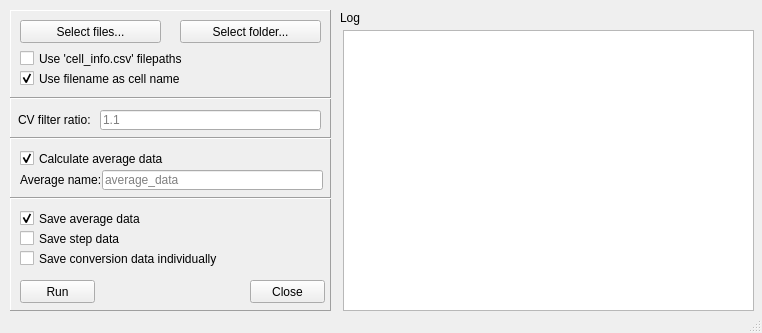
<?xml version="1.0" encoding="UTF-8"?>
<ui version="4.0">
 <class>MainWindow</class>
 <widget class="QMainWindow" name="MainWindow">
  <property name="geometry">
   <rect>
    <x>0</x>
    <y>0</y>
    <width>762</width>
    <height>333</height>
   </rect>
  </property>
  <property name="windowTitle">
   <string>Arbin data processor v0.1</string>
  </property>
  <property name="windowIcon">
   <iconset resource="resources.qrc">
    <normaloff>:/icons/logo_alpha.png</normaloff>:/icons/logo_alpha.png</iconset>
  </property>
  <widget class="QWidget" name="centralwidget">
   <widget class="QFrame" name="frame">
    <property name="geometry">
     <rect>
      <x>10</x>
      <y>10</y>
      <width>321</width>
      <height>301</height>
     </rect>
    </property>
    <property name="frameShape">
     <enum>QFrame::Panel</enum>
    </property>
    <property name="frameShadow">
     <enum>QFrame::Raised</enum>
    </property>
    <widget class="QPushButton" name="files_button">
     <property name="geometry">
      <rect>
       <x>10</x>
       <y>10</y>
       <width>141</width>
       <height>23</height>
      </rect>
     </property>
     <property name="text">
      <string>Select files...</string>
     </property>
    </widget>
    <widget class="QCheckBox" name="cB_textpaths">
     <property name="geometry">
      <rect>
       <x>10</x>
       <y>40</y>
       <width>191</width>
       <height>17</height>
      </rect>
     </property>
     <property name="toolTip">
      <string>Use filepaths contained within 'cell_info.csv'. Files other than 'cell_info.csv' are ignored from initial folder or file selection. </string>
     </property>
     <property name="layoutDirection">
      <enum>Qt::LeftToRight</enum>
     </property>
     <property name="text">
      <string>Use 'cell_info.csv' filepaths</string>
     </property>
     <property name="checked">
      <bool>false</bool>
     </property>
    </widget>
    <widget class="Line" name="line">
     <property name="geometry">
      <rect>
       <x>-10</x>
       <y>120</y>
       <width>341</width>
       <height>16</height>
      </rect>
     </property>
     <property name="orientation">
      <enum>Qt::Horizontal</enum>
     </property>
    </widget>
    <widget class="QCheckBox" name="cB_sv_avg">
     <property name="geometry">
      <rect>
       <x>10</x>
       <y>200</y>
       <width>203</width>
       <height>17</height>
      </rect>
     </property>
     <property name="toolTip">
      <string/>
     </property>
     <property name="text">
      <string>Save average data</string>
     </property>
     <property name="checked">
      <bool>true</bool>
     </property>
    </widget>
    <widget class="QCheckBox" name="cB_sv_step">
     <property name="geometry">
      <rect>
       <x>10</x>
       <y>220</y>
       <width>203</width>
       <height>17</height>
      </rect>
     </property>
     <property name="toolTip">
      <string>Save capacity 'per step' in addition to the default 'per cycle'.</string>
     </property>
     <property name="text">
      <string>Save step data</string>
     </property>
    </widget>
    <widget class="QCheckBox" name="cB_sv_indv">
     <property name="geometry">
      <rect>
       <x>10</x>
       <y>240</y>
       <width>203</width>
       <height>17</height>
      </rect>
     </property>
     <property name="toolTip">
      <string>Saves a single file for each converted capacity type, i.e. mAh/g, mAh/cm2 and mAh/cm3.</string>
     </property>
     <property name="text">
      <string>Save conversion data individually</string>
     </property>
    </widget>
    <widget class="Line" name="line_2">
     <property name="geometry">
      <rect>
       <x>-10</x>
       <y>180</y>
       <width>341</width>
       <height>16</height>
      </rect>
     </property>
     <property name="orientation">
      <enum>Qt::Horizontal</enum>
     </property>
    </widget>
    <widget class="QCheckBox" name="cB_filenames">
     <property name="geometry">
      <rect>
       <x>10</x>
       <y>60</y>
       <width>203</width>
       <height>17</height>
      </rect>
     </property>
     <property name="toolTip">
      <string>Use original filename instead of the name provided in 'cell_info.csv' when exporting files.</string>
     </property>
     <property name="text">
      <string>Use filename as cell name</string>
     </property>
     <property name="checked">
      <bool>true</bool>
     </property>
    </widget>
    <widget class="QCheckBox" name="cB_calc_avg">
     <property name="geometry">
      <rect>
       <x>10</x>
       <y>140</y>
       <width>203</width>
       <height>17</height>
      </rect>
     </property>
     <property name="toolTip">
      <string>Calculates average data from data files.</string>
     </property>
     <property name="text">
      <string>Calculate average data</string>
     </property>
     <property name="checked">
      <bool>true</bool>
     </property>
    </widget>
    <widget class="QLineEdit" name="avg_name_edit">
     <property name="geometry">
      <rect>
       <x>92</x>
       <y>160</y>
       <width>221</width>
       <height>20</height>
      </rect>
     </property>
     <property name="placeholderText">
      <string>average_data</string>
     </property>
    </widget>
    <widget class="QLabel" name="label">
     <property name="geometry">
      <rect>
       <x>10</x>
       <y>160</y>
       <width>81</width>
       <height>20</height>
      </rect>
     </property>
     <property name="toolTip">
      <string>Used to name exported files containing the average data.</string>
     </property>
     <property name="text">
      <string>Average name:</string>
     </property>
    </widget>
    <widget class="QPushButton" name="run_button">
     <property name="geometry">
      <rect>
       <x>10</x>
       <y>270</y>
       <width>75</width>
       <height>23</height>
      </rect>
     </property>
     <property name="text">
      <string>Run</string>
     </property>
    </widget>
    <widget class="QPushButton" name="close_button">
     <property name="geometry">
      <rect>
       <x>240</x>
       <y>270</y>
       <width>75</width>
       <height>23</height>
      </rect>
     </property>
     <property name="text">
      <string>Close</string>
     </property>
    </widget>
    <widget class="QPushButton" name="folder_button">
     <property name="geometry">
      <rect>
       <x>170</x>
       <y>10</y>
       <width>141</width>
       <height>23</height>
      </rect>
     </property>
     <property name="text">
      <string>Select folder...</string>
     </property>
    </widget>
    <widget class="Line" name="line_3">
     <property name="geometry">
      <rect>
       <x>-10</x>
       <y>80</y>
       <width>341</width>
       <height>16</height>
      </rect>
     </property>
     <property name="orientation">
      <enum>Qt::Horizontal</enum>
     </property>
    </widget>
    <widget class="QLineEdit" name="cv_filter_edit">
     <property name="geometry">
      <rect>
       <x>90</x>
       <y>100</y>
       <width>221</width>
       <height>20</height>
      </rect>
     </property>
     <property name="placeholderText">
      <string>1.1</string>
     </property>
    </widget>
    <widget class="QLabel" name="label_3">
     <property name="geometry">
      <rect>
       <x>8</x>
       <y>100</y>
       <width>81</width>
       <height>20</height>
      </rect>
     </property>
     <property name="toolTip">
      <string>For identifying CV steps. The ratio of the current at the start compared to the end of each CV step must be greater than this value.</string>
     </property>
     <property name="text">
      <string>CV filter ratio:</string>
     </property>
    </widget>
   </widget>
   <widget class="QTextEdit" name="log">
    <property name="geometry">
     <rect>
      <x>343</x>
      <y>30</y>
      <width>411</width>
      <height>281</height>
     </rect>
    </property>
    <property name="readOnly">
     <bool>true</bool>
    </property>
   </widget>
   <widget class="QLabel" name="label_2">
    <property name="geometry">
     <rect>
      <x>340</x>
      <y>10</y>
      <width>411</width>
      <height>16</height>
     </rect>
    </property>
    <property name="text">
     <string>Log</string>
    </property>
   </widget>
  </widget>
  <widget class="QStatusBar" name="statusbar"/>
 </widget>
 <resources>
  <include location="resources.qrc"/>
 </resources>
 <connections/>
</ui>
